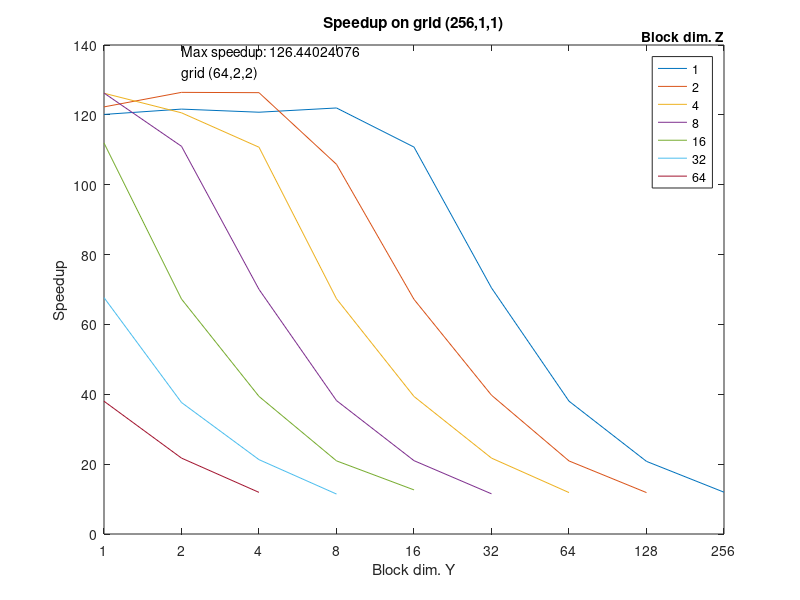

The MATLAB script that drew this image:
y  =[120.119863 121.6494845 120.7563386 121.9742489 110.7761869 70.45291157 38.03137991 20.79142012 11.96674777];
y2 =[122.2795699 126.4402408 126.3542562 105.833647 67.17740005 39.74238562 20.91715976 11.85558693];
y3 =[126.1914985 120.5844435 110.7344633 67.35329341 39.37566988 21.72949002 11.86290323];
y4 =[126.2457045 110.9981168 70.03835091 38.19742489 20.99778271 11.50202429];
y5 =[111.9442351 67.26532567 39.39150248 20.93865484 12.62634989];
y6 =[67.67942584 37.64737406 21.28698225 11.43918655];
y7 =[38.01530818 21.73076923 11.91575537];
x = [0 1 2 3 4 5 6 7 8];
plot(x,y,x(1:8),y2,x(1:7),y3,x(1:6),y4,x(1:5),y5,x(1:4),y6,x(1:3),y7);
xlabel("Block dim. Y");
ylabel("Speedup");
set(gca,'XTick',x)
xticklabels({'1','2','4','8','16','32','64','128','256'});
title ("Speedup on grid (256,1,1)");
text(1,135,{"Max speedup: 126.44024076","grid (64,2,2)"});
lgd = legend({'1','2','4','8','16','32','64'},"Location","Northeast");
title(lgd,'Block dim. Z');






















































